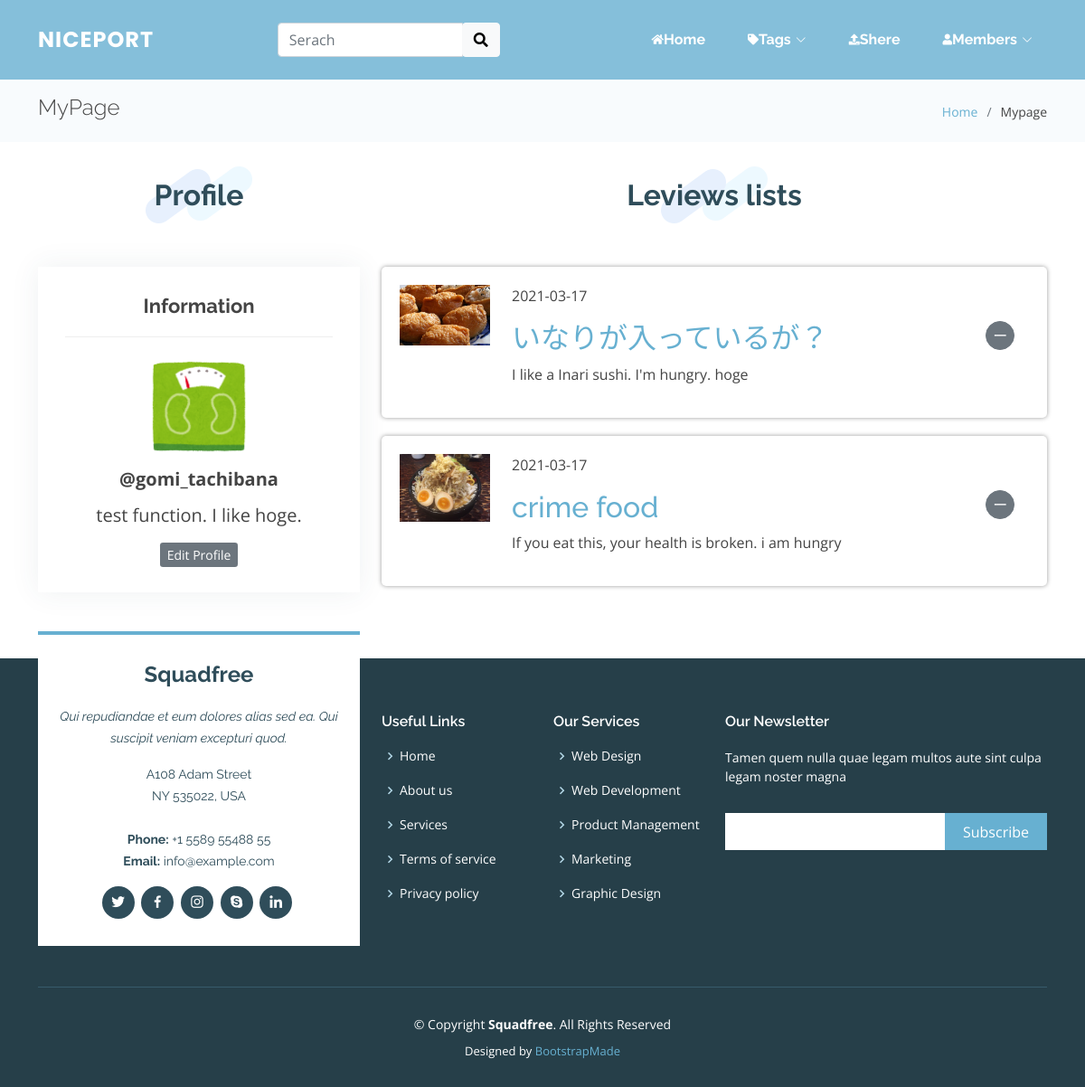
/mypage.php (signed in), run on the app's committed database.
### tables this page shows
CREATE TABLE `users` (
  `user_id` int(10) NOT NULL,
  `user_name` varchar(30) NOT NULL,
  `user_icon` text NOT NULL,
  `user_profile` text DEFAULT NULL,
  `mail_address` varchar(200) NOT NULL,
  `password` varchar(99) NOT NULL,
  `added_date` date NOT NULL,
  `deleted_date` date DEFAULT NULL
);

CREATE TABLE `works` (
  `work_id` int(100) NOT NULL,
  `work_title` varchar(20) NOT NULL,
  `detail` text DEFAULT NULL,
  `category_id` int(20) NOT NULL,
  `user_id` int(11) NOT NULL,
  `nice` int(11) NOT NULL,
  `added_date` date NOT NULL
);

### classes/Database.php (called while the page is built, shortened)
<?php
class Database
{
  private  $serever_name = "localhost";
  private  $user_name = "root";
  private  $password = "";
  private  $db_name = "nice_port";
  public function __construct()
  {
    $this->conn = new mysqli($this->serever_name, $this->user_name, $this->password, $this->db_name);
    if ($this->conn->connect_error) {
      echo "ERROR: connecting to database failed";
    } else {
      return $this->conn;
    }
  }
}

### user_action.php (called while the page is built, shortened)
<?php
include "classes/users.php";
$user_obj = new Users;

### classes/users.php (called while the page is built, shortened)
<?php
include_once 'Database.php';
class Users extends Database
{
  public function get_user($user_id)
  {
    $sql = "SELECT user_id, user_name, user_icon, user_profile, mail_address From users WHERE user_id = '$user_id'";
    $result = $this->conn->query($sql);
    if ($result->num_rows > 0) {
      $container = array();
      while ($row = $result->fetch_assoc()) {
        $container[] = $row;
      }
      return $container;
    } else {
      return FALSE;
    }
  }
}

### work_action.php (called while the page is built, shortened)
<?php
include "classes/works.php";
$work_obj = new Works;

### classes/works.php (called while the page is built, shortened)
<?php
include_once 'Database.php';
class Works extends Database
{
  function display_users_works($user_id)
  {
    $sql = "SELECT works.work_id, works.work_title, works.detail, pictures.picture_url, categories.category_name, works.user_id, users.user_name, works.nice, works.added_date FROM works LEFT OUTER JOIN works_pictures ON works.work_id = works_pictures.work_id LEFT OUTER JOIN pictures ON works_pictures.picture_id = pictures.picture_id INNER JOIN categories ON works.category_id = categories.category_id INNER JOIN users ON works.user_id = users.user_id WHERE works.user_id = '$user_id' GROUP BY works.work_id ORDER BY works.work_id DESC";
    $result = $this->conn->query($sql);
    if ($result->num_rows > 0) {
      $container = array();
      while ($row = $result->fetch_assoc()) {
        $container[] = $row;
      }
      return $container;
    } else {
      return FALSE;
    }
  }
}

### mypage.php (the view, shortened to what this page needs)
<?php
include 'work_action.php';
include 'user_action.php';
$user_info = $user_obj->get_user($_SESSION['user_id']);
$works_list = $work_obj->display_users_works($_SESSION['user_id']);
?>
<!DOCTYPE html>
<html lang="en">
<head>
  <link href="assets/vendor/aos/aos.css" rel="stylesheet">
  <link href="assets/vendor/bootstrap/css/bootstrap.min.css" rel="stylesheet">
  <link href="assets/vendor/bootstrap-icons/bootstrap-icons.css" rel="stylesheet">
  <link href="assets/vendor/boxicons/css/boxicons.min.css" rel="stylesheet">
  <link href="assets/vendor/glightbox/css/glightbox.min.css" rel="stylesheet">
  <link href="assets/vendor/swiper/swiper-bundle.min.css" rel="stylesheet">
  <link rel="stylesheet" href="https://use.fontawesome.com/releases/v5.1.0/css/all.css">
  <link href="assets/css/style.css" rel="stylesheet">
</head>
<body>
  <header id="header" class="fixed-top ">
    <div class="container d-flex align-items-center justify-content-between">
      <div class="logo">
        <h1 class="text-light"><a href="index.php"><span>NicePort</span></a></h1>
      </div>
      <div class="from-group">
        <form action="index.php" method="GET">
          <div class="input-group">
            <input type="search" class="form-control" name="saerch" id="" aria-describedby="helpId" placeholder="Serach">
            <span class="input-group-btn">
              <button class="btn btn-light" type="submit"><i class="fas fa-search"></i></button>
            </span>
          </div>
        </form>
      </div>
      <nav id="navbar" class="navbar">
        <ul>
          <li><a class="nav-link" href="index.php"><i class="fa fa-home"></i>Home</a></li>
          <li class="dropdown"><a href="#"><i class="fas fa-tag"></i><span>Tags</span> <i class="bi bi-chevron-down"></i></a>
          </li>
          <li><a class="nav-link scrollto" href="upload_works.php"><i class="fas fa-upload"></i> <span>Shere</span></a></li>
          <?php
          if (isset($_SESSION['user_id'])) {
            echo '<li class="dropdown"><a href="#"><i class="fas fa-user"></i><span>Members</span><i class="bi bi-chevron-down"></i></a>
            <ul>
              <li><a href="mypage.php">MyPage</a></li>
              <li><a href="user_action.php?logout=true">Logout</a></li>
            </ul>
          </li>';
          } else {
            echo '<li><a class="nav-link" href="registration.php"><i class="fas fa-user-plus"></i><span>registration</span></a></li>';
            echo '<li><a class="nav-link" href="login.php"><i class="fas fa-sign-in-alt"></i> <span>Login</span></a></li>';
          }
          ?>
        </ul>
      </nav>
    </div>
  </header>
  <main id="main">
    <section class="breadcrumbs">
      <div class="container">
        <div class="d-flex justify-content-between align-items-center">
          <h2>MyPage</h2>
          <ol>
            <li><a href="index.php">Home</a></li>
            <li>Mypage</a></li>
          </ol>
        </div>
      </div>
    </section>
    <section id="portfolio-details" class="portfolio-details">
      <div class="container">
        <div class="row gy-4">
          <div class="col-lg-4">
            <div class="section-title ">
              <h2>Profile</h2>
            </div>
            <div class="profile-info">
              <h3>Information</h3>
              <ul>
                <li>
                  <?php if (isset($user_info[0]['user_icon']) and !empty($user_info[0]['user_icon'])) {
                    $src = $user_info[0]['user_icon'];
                  } else {
                    $src = "assets/img/testimonials/nouser.png";
                  }
                  echo "<img src='$src' class='user_image' alt=''>";
                  ?>
                </li>
                <li><strong>@<?php echo $user_info[0]["user_name"] ?></strong></li>
                <li>
                  <p><?php echo $user_info[0]["user_profile"] ?></p>
                </li>
              </ul>
              <a class="btn-secondary btn-sm" href="edit_user.php" role="button">Edit Profile</a>
            </div>
          </div>
          <div class="col-lg-8">
            <div class="section-title">
              <h2>Leviews lists</h2>
            </div>
            <?php if ($works_list !== FALSE) : ?>
              <?php foreach ($works_list as $row) : ?>
                <article id="article">
                  <figure>
                    <?php if (isset($row['picture_url'])) {
                      $src = $row['picture_url'];
                    } else {
                      $src = "images/no_image_square.jpg";
                    }
                    echo "<img src=$src alt='thumbnail'>";
                    ?>
                  </figure>
                  <div class="container">
                    <div class="row text_content">
                      <p class="text_date"><time datetime="<?php echo $row['added_date'] ?>"><?php echo $row['added_date'] ?></time></p>
                      <div class="col-sm-11">
                        <h2><a href="work_detail_edit.php?work_id=<?php echo $row['work_id'] ?>"><?php echo $row['work_title'] ?></a></h2>
                      </div>
                      <div class="col-sm-1">
                        <button type="button" id="delete" class="btn btn-secondary rounded-circle p-0" style="width:2rem;height:2rem;">ー</button>
                      </div>
                      <p class="text_excerpt"><?php echo $row['detail'] ?></p>
                    </div>
                  </div>
                </article>
              <?php endforeach ?>
            <?php endif; ?>
          </div>
        </div>
      </div>
    </section>
  </main>
  <footer id="footer">
    <div class="footer-top">
      <div class="container">
        <div class="row">
          <div class="col-lg-4 col-md-6">
            <div class="footer-info">
              <h3>Squadfree</h3>
              <p class="pb-3"><em>Qui repudiandae et eum dolores alias sed ea. Qui suscipit veniam excepturi quod.</em></p>
              <p>
                A108 Adam Street <br>
                NY 535022, USA<br><br>
                <strong>Phone:</strong> +1 5589 55488 55<br>
                <strong>Email:</strong> info@example.com<br>
              </p>
              <div class="social-links mt-3">
                <a href="#" class="twitter"><i class="bx bxl-twitter"></i></a>
                <a href="#" class="facebook"><i class="bx bxl-facebook"></i></a>
                <a href="#" class="instagram"><i class="bx bxl-instagram"></i></a>
                <a href="#" class="google-plus"><i class="bx bxl-skype"></i></a>
                <a href="#" class="linkedin"><i class="bx bxl-linkedin"></i></a>
              </div>
            </div>
          </div>
          <div class="col-lg-2 col-md-6 footer-links">
            <h4>Useful Links</h4>
            <ul>
              <li><i class="bx bx-chevron-right"></i> <a href="#">Home</a></li>
              <li><i class="bx bx-chevron-right"></i> <a href="#">About us</a></li>
              <li><i class="bx bx-chevron-right"></i> <a href="#">Services</a></li>
              <li><i class="bx bx-chevron-right"></i> <a href="#">Terms of service</a></li>
              <li><i class="bx bx-chevron-right"></i> <a href="#">Privacy policy</a></li>
            </ul>
          </div>
          <div class="col-lg-2 col-md-6 footer-links">
            <h4>Our Services</h4>
            <ul>
              <li><i class="bx bx-chevron-right"></i> <a href="#">Web Design</a></li>
              <li><i class="bx bx-chevron-right"></i> <a href="#">Web Development</a></li>
              <li><i class="bx bx-chevron-right"></i> <a href="#">Product Management</a></li>
              <li><i class="bx bx-chevron-right"></i> <a href="#">Marketing</a></li>
              <li><i class="bx bx-chevron-right"></i> <a href="#">Graphic Design</a></li>
            </ul>
          </div>
          <div class="col-lg-4 col-md-6 footer-newsletter">
            <h4>Our Newsletter</h4>
            <p>Tamen quem nulla quae legam multos aute sint culpa legam noster magna</p>
            <form action="" method="post">
              <input type="email" name="email"><input type="submit" value="Subscribe">
            </form>
          </div>
        </div>
      </div>
    </div>
    <div class="container">
      <div class="copyright">
        &copy; Copyright <strong><span>Squadfree</span></strong>. All Rights Reserved
      </div>
      <div class="credits">
        Designed by <a href="https://bootstrapmade.com/">BootstrapMade</a>
      </div>
    </div>
  </footer>
</body>
</html>

### assets/css/style.css (style rules this page uses)
body { font-family: "Open Sans", sans-serif; color: #444444; }
a { text-decoration: none; color: #67b0d1; }
h1, h2, h3, h4, h5, h6 { font-family: "Raleway", sans-serif; }
#main { margin-top: 90px; }
#header { transition: all 0.5s; z-index: 997; transition: all 0.5s; padding: 24px 0; background: rgba(103, 176, 209, 0.8); }
#header .logo h1 { font-size: 24px; margin: 0; line-height: 1; font-weight: 700; letter-spacing: 1px; font-family: "Poppins", sans-serif; text-transform: uppercase; }
#header .logo h1 a, #header .logo h1 a:hover { color: #fff; text-decoration: none; }
.navbar { padding: 0; }
.navbar ul { margin: 0; padding: 0; display: flex; list-style: none; align-items: center; }
.navbar li { position: relative; }
.navbar a { display: flex; align-items: center; justify-content: space-between; padding: 8px 16px; margin-left: 10px; font-family: "Raleway", sans-serif; font-size: 16px; font-weight: 700; color: #fff; white-space: nowrap; transition: 0.3s; }
.navbar a i { font-size: 12px; line-height: 0; margin-left: 5px; }
section { padding: 60px 0; overflow: hidden; }
.section-title { text-align: center; padding-bottom: 30px; }
.section-title h2 { font-size: 32px; font-weight: bold; position: relative; margin-bottom: 30px; color: #2f4d5a; z-index: 2; }
.section-title h2::after { content: ""; position: absolute; left: 50%; top: 50%; transform: translate(-50%, -50%); width: 122px; height: 66px; background: url(../img/section-title-bg.png) no-repeat; z-index: -1; }
.breadcrumbs { padding: 15px 0; background-color: #f8fbfd; min-height: 40px; }
.breadcrumbs h2 { font-size: 24px; font-weight: 300; }
.breadcrumbs ol { display: flex; flex-wrap: wrap; list-style: none; padding: 0; margin: 0; font-size: 14px; }
.breadcrumbs ol li + li { padding-left: 10px; }
.breadcrumbs ol li + li::before { display: inline-block; padding-right: 10px; color: #6c757d; content: "/"; }
.portfolio-details { padding-top: 40px; }
#footer { background: #263f49; padding: 0 0 30px 0; color: #fff; font-size: 14px; }
#footer .footer-top { padding: 60px 0 30px 0; }
#footer .footer-top .footer-info { margin-top: -90px; margin-bottom: 15px; background: white; color: #2f4d5a; border-top: 4px solid #67b0d1; text-align: center; padding: 30px 20px; }
#footer .footer-top .footer-info h3 { font-size: 24px; margin: 0 0 20px 0; padding: 2px 0 2px 0; line-height: 1; font-weight: 700; }
#footer .footer-top .footer-info p { font-size: 14px; line-height: 24px; margin-bottom: 0; font-family: "Raleway", sans-serif; }
#footer .footer-top .social-links a { font-size: 18px; display: inline-block; background: #2f4d5a; color: #fff; line-height: 1; padding: 8px 0; margin-right: 4px; border-radius: 50%; text-align: center; width: 36px; height: 36px; transition: 0.3s; }
#footer .footer-top h4 { font-size: 16px; font-weight: 600; color: #fff; position: relative; padding-bottom: 12px; }
#footer .footer-top .footer-links { margin-bottom: 30px; }
#footer .footer-top .footer-links ul { list-style: none; padding: 0; margin: 0; }
#footer .footer-top .footer-links ul i { padding-right: 2px; color: #b5d9e9; font-size: 18px; line-height: 1; }
#footer .footer-top .footer-links ul li { padding: 10px 0; display: flex; align-items: center; }
#footer .footer-top .footer-links ul li:first-child { padding-top: 0; }
#footer .footer-top .footer-links ul a { color: #fff; transition: 0.3s; display: inline-block; line-height: 1; }
#footer .footer-top .footer-newsletter form { margin-top: 30px; background: #fff; padding: 6px 10px; position: relative; border-radius: 4; }
#footer .footer-top .footer-newsletter form input[type="email"] { border: 0; padding: 4px; width: calc(100% - 110px); }
#footer .footer-top .footer-newsletter form input[type="submit"] { position: absolute; top: 0; right: 0; bottom: 0; border: 0; background: none; font-size: 16px; padding: 0 20px; background: #67b0d1; color: #fff; transition: 0.3s; border-radius: 4; }
#footer .copyright { border-top: 1px solid #385b6b; text-align: center; padding-top: 30px; }
#footer .credits { padding-top: 10px; text-align: center; font-size: 13px; color: #fff; }

### data on the page
users: user_icon (picture), user_name "gomi_tachibana", user_profile "test function. I like hoge."
works: shows a picture, added_date "2021-03-17", work_title "いなりが入っているが？", detail "I like a Inari sushi. I'm hungry. hoge"
works: shows a picture, added_date "2021-03-17", work_title "crime food", detail "If you eat this, your health is broken. i am hungry"
